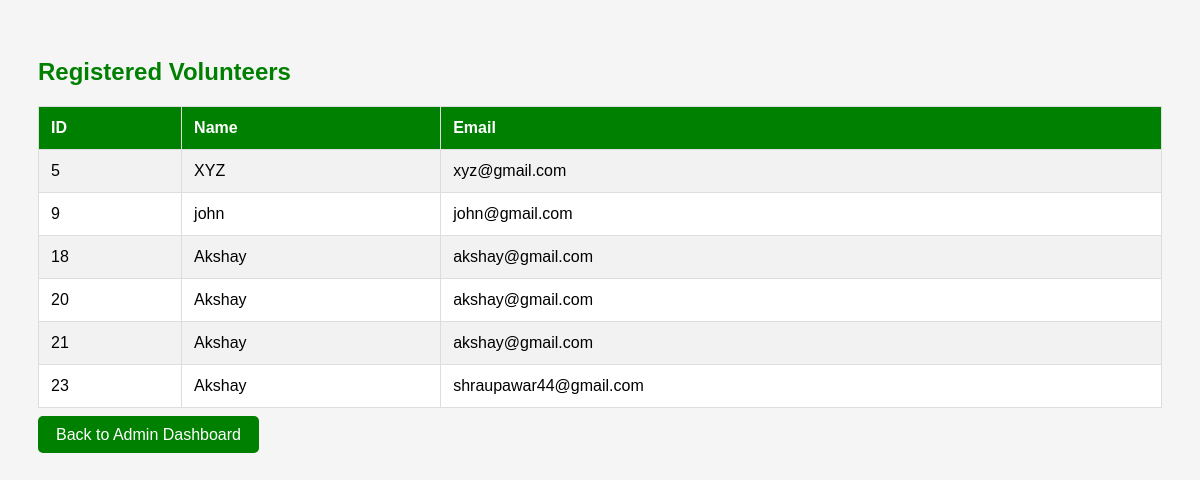
Page /admin/volunteers (signed in) on the earlier database version.
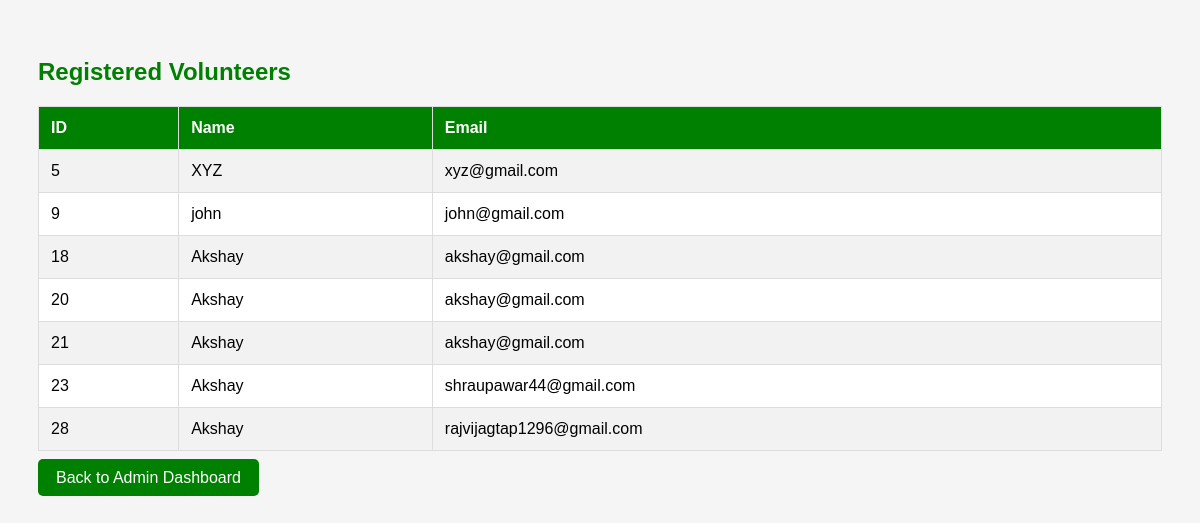
Same page on the later database version.
### tables this page shows
CREATE TABLE users(
    id INTEGER PRIMARY KEY AUTOINCREMENT,
    name TEXT,
    email TEXT,
    password TEXT,
    role TEXT
);

### app.py (the view)
@app.route("/admin/volunteers")
def admin_volunteers():
    if (
        "user" not in session
        or session.get("role") != "Admin"
    ):
        return redirect("/login")
    conn = get_db()
    cur = conn.cursor()
    cur.execute("""
        SELECT id, name, email
        FROM users
        WHERE role='Volunteer'
    """)
    volunteers = cur.fetchall()
    conn.close()
    return render_template(
        "volunteers.html",
        volunteers=volunteers
    )

### app.py (called while the page is built)
def get_db():
    conn = sqlite3.connect(
        "food_rescue.db",
        timeout=10
    )
    conn.row_factory = sqlite3.Row
    return conn

### templates/volunteers.html (shortened to what this page needs)
<!DOCTYPE html>
<html>
<head>
</head>
<body>
<h2>Registered Volunteers</h2>
<table>
<tr>
    <th>ID</th>
    <th>Name</th>
    <th>Email</th>
</tr>
{% for volunteer in volunteers %}
<tr>
    <td>{{ volunteer[0] }}</td>
    <td>{{ volunteer[1] }}</td>
    <td>{{ volunteer[2] }}</td>
</tr>
{% endfor %}
</table>
<br>
<a href="/admin">Back to Admin Dashboard</a>
</body>
</html>

Differences in the rows shown:
added users: id "28", name "Akshay", email "rajvijagtap1296@gmail.com"
